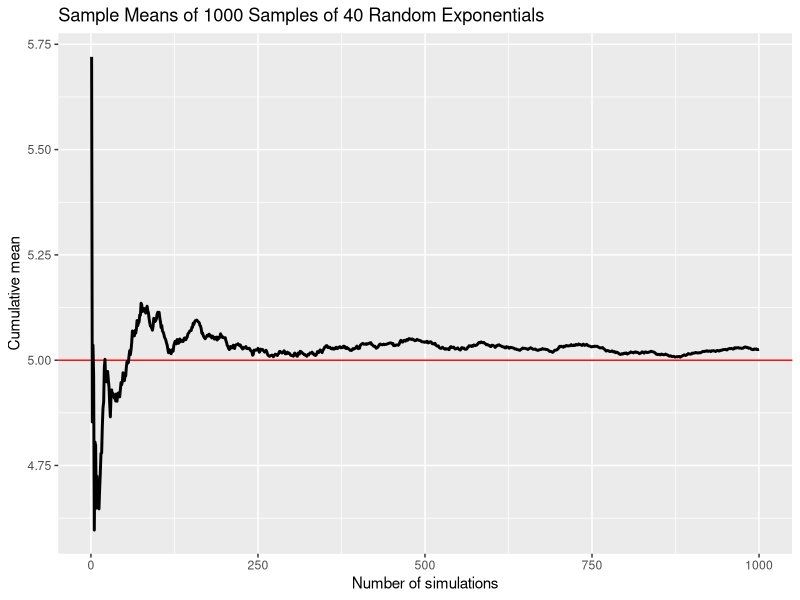
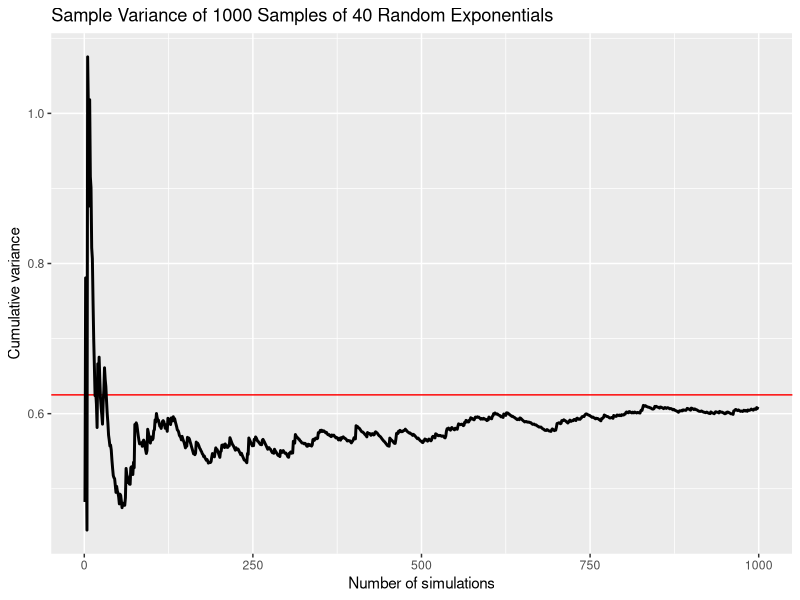

Recreate these plots in R, in order. (Note: this script raises an error after producing the figures.)
## ---- chunk 1
set.seed(111)
## ---- chunk 2
lambda = 0.2
## ---- chunk 3
n = 40
## ---- chunk 4
nosim = 1000
## ---- chunk 5
r <- replicate(nosim, rexp(n, lambda))
dim(r)
class(r)
## ---- chunk 6
exp_means <- apply(r, 2, mean)
## ---- chunk 7
e_mean <- mean(exp_means)
e_mean
## ---- chunk 8
t_mean<- 1/lambda
t_mean
## ---- chunk 9
means <- cumsum(exp_means)/(1:nosim)
library(ggplot2)
g <- ggplot(data.frame(x = 1:nosim, y = means), aes(x = x, y = y))
g <- g + geom_hline(yintercept = t_mean, colour = 'red') + geom_line(size = 1)
g <- g + labs(x = "Number of simulations", y = "Cumulative mean")
g <- g + ggtitle('Sample Means of 1000 Samples of 40 Random Exponentials ')
g
## ---- chunk 10
e_var <- var(exp_means)
e_var
## ---- chunk 11
t_var <- (1/(lambda*sqrt(n)))^2
t_var
## ---- chunk 12
cumvar <- cumsum((exp_means - e_mean)^2)/(seq_along(exp_means - 1))
g <- ggplot(data.frame(x = 1:nosim, y = cumvar), aes(x = x, y = y))
g <- g + geom_hline(yintercept = t_var, colour = 'red') + geom_line(size = 1)
g <- g + labs(x = "Number of simulations", y = "Cumulative variance")
g <- g + ggtitle('Sample Variance of 1000 Samples of 40 Random Exponentials ')
g
## ---- chunk 13
g <- ggplot(data.frame(x = exp_means), aes(x = x))
g <- g + geom_histogram(aes(y = ..density..), colour = 'white', fill = 'salmon') 
g <- g + stat_function(fun = dnorm, colour = 'black', args = list(mean = t_mean, sd = se))
g <- g + geom_vline(xintercept = t_mean, colour = 'black', size = 1)
g <- g + ggtitle('Distribution of Averages of 1000 Samples of 40 Random Exponential Variables') 
g <- g + xlab('Means')
g <- g + ylab('Density')
g
